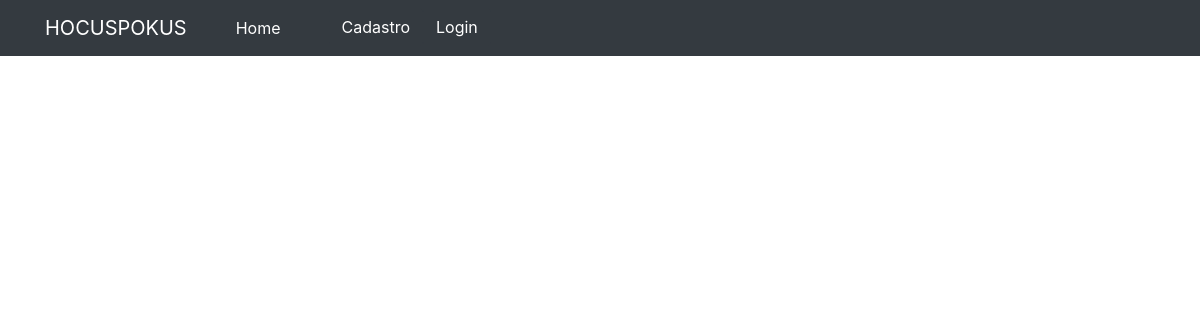
/registronomelista/2, run on an earlier commit of the app's database.
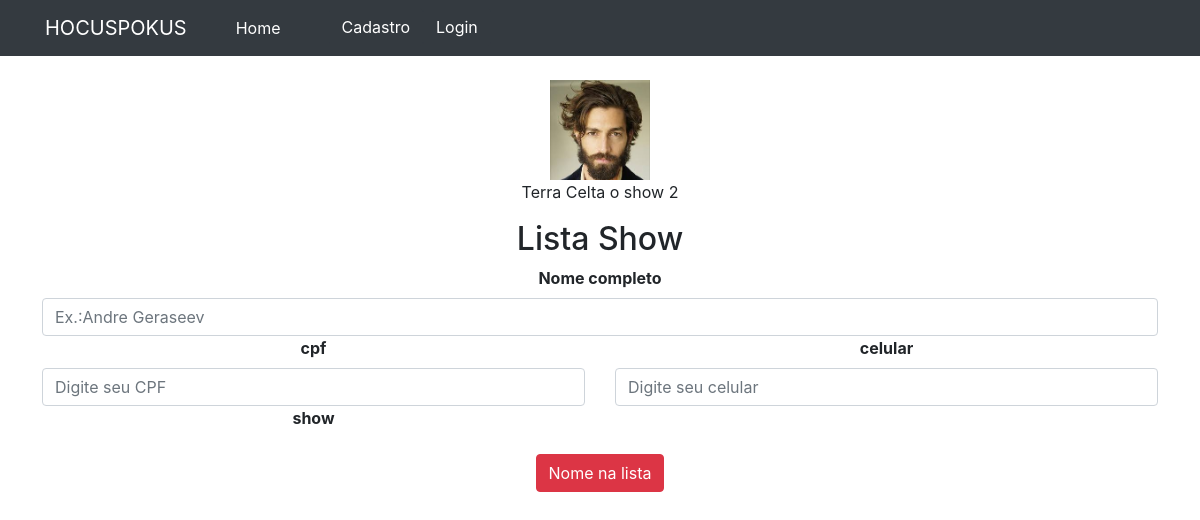
And on a later commit of the database.
### show/models.py (models this page shows, shortened)
class Banner(models.Model):
    titulo = models.CharField(max_length=100)
    descricao = models.CharField(max_length=300)
    foto_banner = models.ImageField(upload_to='static/banners', blank=True)
    publicada = models.BooleanField(default=False)
    show = models.ForeignKey(Show, on_delete=models.CASCADE, blank=True, null= True)

### show/views.py (the view)
# urls.py: path('registronomelista/<int:id>', registronomelista, name='registronomelista'),
def registronomelista(request, id):
    banner = Banner.objects.filter(id=id)
    show = Show.objects.all()
    dados = {'banners': banner,
             'show': show
    }
    return render(request, 'registrarnomelista.html', dados)

### templates/registrarnomelista.html (shortened to what this page needs)
{% extends 'base.html' %}
{% load static %}
{% block content %}
<body>
<div class="container mt-4">
    <div class="row">
        <div class="col-md-12 text-center">
{% for banner in banners %}
<img src="{{ banner.foto_banner.url }}" style="max-width: 100px">
            <p>{{ banner.titulo }} {{ banner.show_id }}</p>
         <div class="container">
              <div class="container">
        <div class="row mx-md-n5">
            <div class="col-12">
                <div class="section-heading">
                    <h2>Lista Show</h2>
                </div>
            </div>
        </div >
        <div class="row mx-md-n5">
            <div class="col-12">
                <div class="contact-form-area">
                    <form action="{% url 'adicionar_nome_lista' %}" method="POST" >
                        <div class="row">
                            <div class="col-12 col-lg-12">
                                <label for="nome"><b>Nome completo</b></label>
                                <input type="text" class="form-control" name="nome" placeholder="Ex.:Andre Geraseev" required>
                            </div>
                            <div class="col-12 col-lg-6">
                                <label  for="cpf"><b>cpf</b></label>
                                <input  type="text" class="form-control" name="cpf" placeholder="Digite seu CPF"  required>
                            </div>
                            <div class="col-12 col-lg-6">
                                <label for="celular"><b>celular</b></label>
                                <input type="text" class="form-control" name="celular" placeholder="Digite seu celular" required>
                            </div>
                            <div class="col-12 col-lg-6">
                                <laber for= "show"></laber><b>show</b></label>
                            </div>
                            <div class="col-12 text-center">
                                <button class="btn btn-danger mt-4" type="submit"> Nome na lista</button>
                            </div>
                        </div>
                    </form>
                </div>
            </div>
        </div>
    </div></div>
            {% endfor %}
        </div>
    </div>
</div>
{% endblock %}

What changed in the data, as far as the page shows it:
added Banner: foto_banner (picture), titulo "Terra Celta o show", show_id "2"
